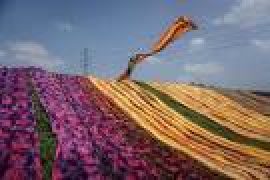
#> input picture Week1/img.jpg, 135 x 90 px (shown 2 times larger)
$ jupyter execute --allow-errors '数据增强.ipynb'
#> lines starting #> are read from the running program, lines starting #| are printed output that depends on the picture
[cell 1]
import cv2
import random
import numpy as np

[cell 2]
import matplotlib.pyplot as plt

### 显示图片

[cell 3]
img_gray = cv2.imread('img.jpg',0)
#> img_gray: shape (90, 135); min 1, max 240, mean 109.1
img = cv2.imread('img.jpg')
#> img is the input picture: shape (90, 135, 3); mean B, G, R 110, 102.3, 122.2

[cell 4]
cv2.imshow('pic',img_gray)
key = cv2.waitKey()
#> (key Esc is pressed here)
if key == 27:
    cv2.destroyAllWindows()
print(img_gray)
#> (printed output is left out)

[cell 5]
print(img_gray.dtype)
#| uint8

[cell 6]
img_gray.shape
#> Out = (90, 135)

### crop 图片

[cell 7]
img_crop = img[0:50,0:100]
cv2.imshow('crop_pic',img_crop)
key = cv2.waitKey()
#> (key Esc is pressed here)
if key == 27:
    cv2.destroyAllWindows()
print(img_crop)
#> (printed output is left out)

### 图片分割三通道

[cell 8]
B,G,R = cv2.split(img)
cv2.imshow('B',B)
cv2.imshow('G',G)
cv2.imshow('R',R)
key = cv2.waitKey()
#> (key Esc is pressed here)
if key == 27:
    cv2.destroyAllWindows()
print(B.shape)
#| (90, 135)
print(G.shape)
#| (90, 135)
print(R.shape)
#| (90, 135)
print(R.dtype)
#| uint8
print(B.dtype)
#| uint8

### 改变颜色通道

[cell 9]
def random_light_color(img):
    B,G,R = cv2.split(img)
    b_rand = random.randint(-50,50)
    if b_rand == 0:
        pass
    elif b_rand > 0 :
        lim = 255-b_rand
        B[B > lim] = 255
        B[B <= lim] = (b_rand + B[B <= lim]).astype(img.dtype)
    elif b_rand < 0:
        lim = 0-b_rand
        B[B<lim] = 0
        B[B >= lim] = (b_rand + B[B >= lim]).astype(img.dtype)
    g_rand = random.randint(-50,50)
    if g_rand == 0:
        pass
    elif g_rand > 0 :
        lim = 255-g_rand
        G[G > lim] = 255
#> G: shape (90, 135); min 0, max 255, mean 102.4
        G[G <= lim] = (g_rand + G[G <= lim]).astype(img.dtype)
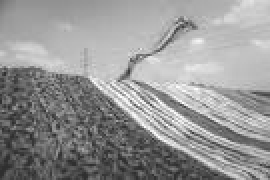
#> G: shape (90, 135) (shown 2 times larger); min 47, max 255, mean 149.3
    elif g_rand < 0:
        lim = 0-g_rand
        G[G<lim] = 0
        G[G >= lim] = (g_rand + G[G >= lim]).astype(img.dtype)
    r_rand = random.randint(-50,50)
    if r_rand == 0:
        pass
    elif r_rand > 0 :
        lim = 255-r_rand
        R[R > lim] = 255
#> R: shape (90, 135); min 10, max 255, mean 122.2
        R[R <= lim] = (r_rand + R[R <= lim]).astype(img.dtype)
    elif r_rand < 0:
        lim = 0-r_rand
        R[R<lim] = 0
        R[R >= lim] = (r_rand + R[R >= lim]).astype(img.dtype)
    img_merge = cv2.merge((B, G, R))
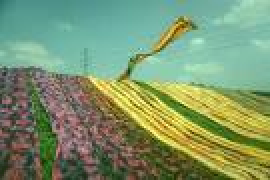
#> img_merge: shape (90, 135, 3) (shown 2 times larger); mean B, G, R 109, 149.3, 125.1
    return img_merge

[cell 10]
img_random_color = random_light_color(img)

[cell 11]
cv2.imshow('lightpic',img_random_color)
key = cv2.waitKey()
#> (key Esc is pressed here)
if key == 27:
    cv2.destroyAllWindows()

### 矩阵的运算

对每个数满足直接操作

[cell 12]
G = np.array([[1,2,3],[2,3,4],[5,5,6]])

[cell 13]
g_rand = random.randint(0,5)
print(g_rand)
if g_rand == 0:
    pass
elif g_rand > 0 :
    lim = 10-g_rand
    G[G > lim] = 10
    G[G <= lim] = (g_rand + G[G <= lim])
elif g_rand < 0:
    lim = 0-g_rand
    G[G<lim] = 0
    G[G >= lim] = (g_rand + G[G >= lim])

[cell 14]
print(G)

### gamma 变换

    在图像处理中，将漂白(相机过曝)的图片或者过暗(曝光不足)的图片，进行修正
    小于1的值让暗部细节大量提升，同时亮部细节少量提升

[cell 15]
img_dark = cv2.imread('dark.jpg')
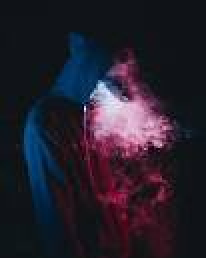
#> input picture Week1/dark.jpg, 103 x 129 px (shown 2 times larger)
#> img_dark is the input picture: shape (129, 103, 3); mean B, G, R 43.6, 31.3, 37.3
cv2.imshow('img_dark',img_dark)
key = cv2.waitKey()
#> (key Esc is pressed here)
if key == 27:
    cv2.destroyAllWindows()

[cell 16]
def adjust_gamma(image, gamma=1.0):
#> called with gamma = 2
    invGamma = 1.0/gamma
    table = []
    for i in range(256):
        table.append(((i/255.0)** invGamma)* 255)
    table = np.array(table).astype("uint8")
    return cv2.LUT(img_dark,table)

[cell 17]
img_brighter = adjust_gamma(img_dark,2)
cv2.imshow('img_dark',img_dark)
cv2.imshow('img_brighter',img_brighter)
key = cv2.waitKey()
#> (key Esc is pressed here)
if key == 27:
    cv2.destroyAllWindows()

[cell 18]
# 定义Gamma矫正的函数
def gamma_trans(img, gamma):
    # 具体做法是先归一化到1，然后gamma作为指数值求出新的像素值再还原
    gamma_table = [np.power(x/255.0, gamma)*255.0 for x in range(256)]
    gamma_table = np.round(np.array(gamma_table)).astype(np.uint8)

    # 实现这个映射用的是OpenCV的查表函数
    return cv2.LUT(img, gamma_table)

# 执行Gamma矫正，小于1的值让暗部细节大量提升，同时亮部细节少量提升
img_dark2 = cv2.resize(img_dark,( (img_dark.shape[0]*2),(img_dark.shape[1]*2)))
img_1 = gamma_trans(img_dark2, 0.5)
img_2 = gamma_trans(img_dark2,  1)
img_3 = gamma_trans(img_dark2,  1.5)
#> call 3 of gamma_trans, with gamma = 1.5
#> in gamma_trans (call 3), `return cv2.LUT(img, gamma_table)`:
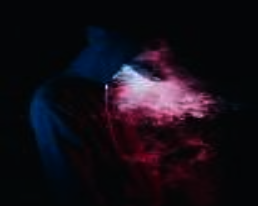
#> returned value: shape (206, 258, 3); mean of channels 0, 1, 2 22.8, 14.4, 21.1; drawn as B, G, R
cv2.imshow('gamma',img_dark)
cv2.imshow('gamma_1.jpg', img_1)
cv2.imshow('gamma_2.jpg', img_2)
cv2.imshow('gamma_3.jpg', img_3)
key = cv2.waitKey()
#> (key Esc is pressed here)
if key == 27:
    cv2.destroyAllWindows()

### histogram

[cell 19]
img_small_brighter = cv2.resize(img_dark, (int(img_dark.shape[0]*2), int(img_dark.shape[1]*2)))
plt.hist(img_dark.flatten(),256,[0,256],color='r')
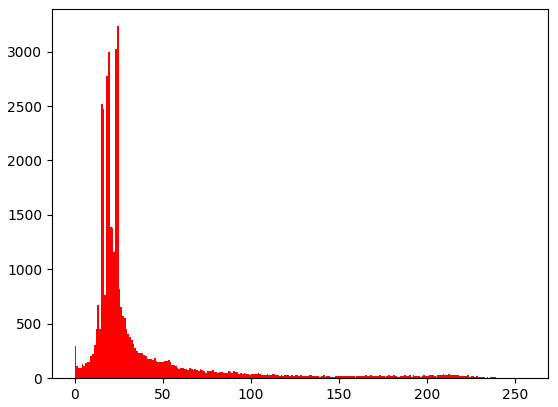
#> figure drawn by matplotlib, 1 panel; tallest bar 3233 high, from x = 24 to 25

[cell 20]
img_yuv = cv2.cvtColor(img_small_brighter, cv2.COLOR_BGR2YUV)
#> img_yuv: shape (206, 258, 3); mean of channels 0, 1, 2 34.5, 132.2, 130.2
# equalize the histogram of the Y channel
img_yuv[:,:,0] = cv2.equalizeHist(img_yuv[:,:,0]) #只对灰度图片均衡化
#> img_yuv: shape (206, 258, 3); mean of channels 0, 1, 2 141.8, 132.2, 130.2
img_out = cv2.cvtColor(img_yuv,cv2.COLOR_YUV2BGR)
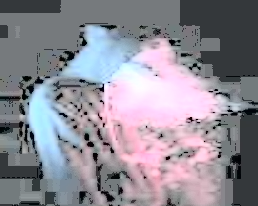
#> img_out: shape (206, 258, 3); mean B, G, R 149.1, 138.9, 142.1
cv2.imshow('input image',img_small_brighter)
cv2.imshow('Hist image',img_out)
key = cv2.waitKey(0)
#> (key Esc is pressed here)
#> (the rest of this cell did not finish here and is left out)

### 旋转

[cell 21]
def roate_img(img):
   # scale+rotation+translation = similarity transform
    M = cv2.getRotationMatrix2D((img.shape[1]/2,img.shape[0]/2),30,1) # center, angle, scale
    img_roate = cv2.warpAffine(img,M,(img.shape[1],img.shape[0]))
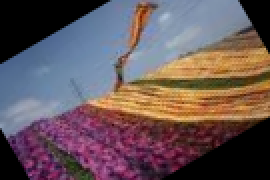
#> img_roate: shape (90, 135, 3) (shown 2 times larger); mean B, G, R 90, 86.2, 103.5
    cv2.imshow('roate', img_roate)
    key = cv2.waitKey(0)
#> (key Esc is pressed here)
    if key == 27:
        exit()

#> (a cell that did not finish here is left out)

[cell 23]
# Affine Transform
rows, cols, ch = img.shape
#> rows = 90; cols = 135; ch = 3
pts1 = np.float32([[0, 0], [cols - 1, 0], [0, rows - 1]])
#> pts1 = [[0, 0], [134, 0], [0, 89]]
pts2 = np.float32([[cols * 0.2, rows * 0.1], [cols * 0.9, rows * 0.2], [cols * 0.1, rows * 0.9]])
#> pts2 = [[27, 9], [121.5, 18], [13.5, 81]]

M = cv2.getAffineTransform(pts1, pts2)
dst = cv2.warpAffine(img, M, (cols, rows))
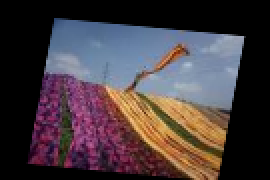
#> dst: shape (90, 135, 3) (shown 2 times larger); mean B, G, R 63.8, 59.4, 70.9

cv2.imshow('affine lenna', dst)
key = cv2.waitKey(0)
#> (key Esc is pressed here)
if key == 27:
    cv2.destroyAllWindows()

[cell 24]
# 沿着横纵轴放大1.6倍，然后平移(-150,-240)，最后沿原图大小截取，等效于裁剪并放大
M_crop_elephant = np.array([
    [1.6, 0, -150],
    [0, 1.6, -240]
], dtype=np.float32)

img_elephant = cv2.warpAffine(img, M_crop_elephant, (400, 600))
#> img_elephant: shape (600, 400, 3); every value is 0
cv2.imwrite('lanka_elephant.jpg', img_elephant)

# x轴的剪切变换，角度15°
theta = 15 * np.pi / 180
M_shear = np.array([
    [1, np.tan(theta), 0],
    [0, 1, 0]
], dtype=np.float32)

img_sheared = cv2.warpAffine(img, M_shear, (400, 600))
cv2.imwrite('lanka_safari_sheared.jpg', img_sheared)

# 顺时针旋转，角度15°
M_rotate = np.array([
    [np.cos(theta), -np.sin(theta), 0],
    [np.sin(theta), np.cos(theta), 0]
], dtype=np.float32)

img_rotated = cv2.warpAffine(img, M_rotate, (400, 600))
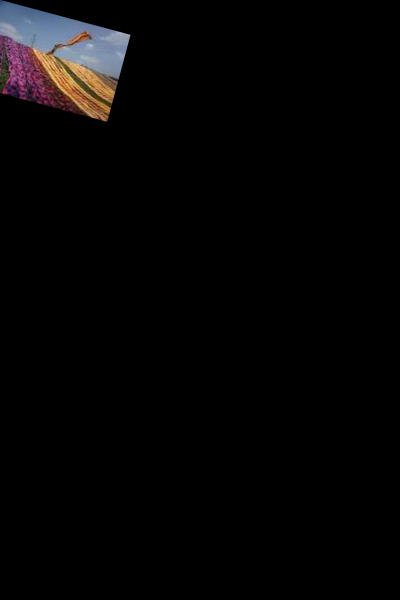
#> img_rotated: shape (600, 400, 3); mean B, G, R 5.2, 5, 5.8
cv2.imwrite('lanka_safari_rotated.jpg', img_rotated)

# 某种变换，具体旋转+缩放+旋转组合可以通过SVD分解理解
M = np.array([
    [1, 1.5, -400],
    [0.5, 2, -100]
], dtype=np.float32)

img_transformed = cv2.warpAffine(img, M, (400, 600))
cv2.imwrite('lanka_safari_transformed.jpg', img_transformed)
#> Out = True

[cell 25]
# perspective transform
def random_warp(img, row, col):
#> called with row = 90, col = 135
    height, width, channels = img.shape

    # warp:
    random_margin = 60
    x1 = random.randint(-random_margin, random_margin)
    y1 = random.randint(-random_margin, random_margin)
    x2 = random.randint(width - random_margin - 1, width - 1)
    y2 = random.randint(-random_margin, random_margin)
    x3 = random.randint(width - random_margin - 1, width - 1)
    y3 = random.randint(height - random_margin - 1, height - 1)
    x4 = random.randint(-random_margin, random_margin)
    y4 = random.randint(height - random_margin - 1, height - 1)

    dx1 = random.randint(-random_margin, random_margin)
    dy1 = random.randint(-random_margin, random_margin)
    dx2 = random.randint(width - random_margin - 1, width - 1)
    dy2 = random.randint(-random_margin, random_margin)
    dx3 = random.randint(width - random_margin - 1, width - 1)
    dy3 = random.randint(height - random_margin - 1, height - 1)
    dx4 = random.randint(-random_margin, random_margin)
    dy4 = random.randint(height - random_margin - 1, height - 1)

    pts1 = np.float32([[x1, y1], [x2, y2], [x3, y3], [x4, y4]])
    pts2 = np.float32([[dx1, dy1], [dx2, dy2], [dx3, dy3], [dx4, dy4]])
    M_warp = cv2.getPerspectiveTransform(pts1, pts2)
    img_warp = cv2.warpPerspective(img, M_warp, (width, height))
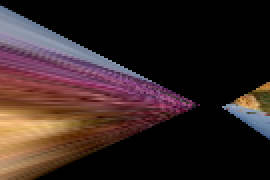
#> img_warp: shape (90, 135, 3) (shown 2 times larger); mean B, G, R 34.4, 35.8, 52.2
    return M_warp, img_warp

[cell 26]
M_warp, img_warp = random_warp(img, img.shape[0], img.shape[1])
#> M_warp = [[3.81, -6.49, 135], [1.8, -3.38, 69.63], [0.0362, -0.061, 1]]
cv2.imshow('lenna_warp', img_warp)
key = cv2.waitKey(0)
#> (key Esc is pressed here)
if key == 27:
    cv2.destroyAllWindows()
